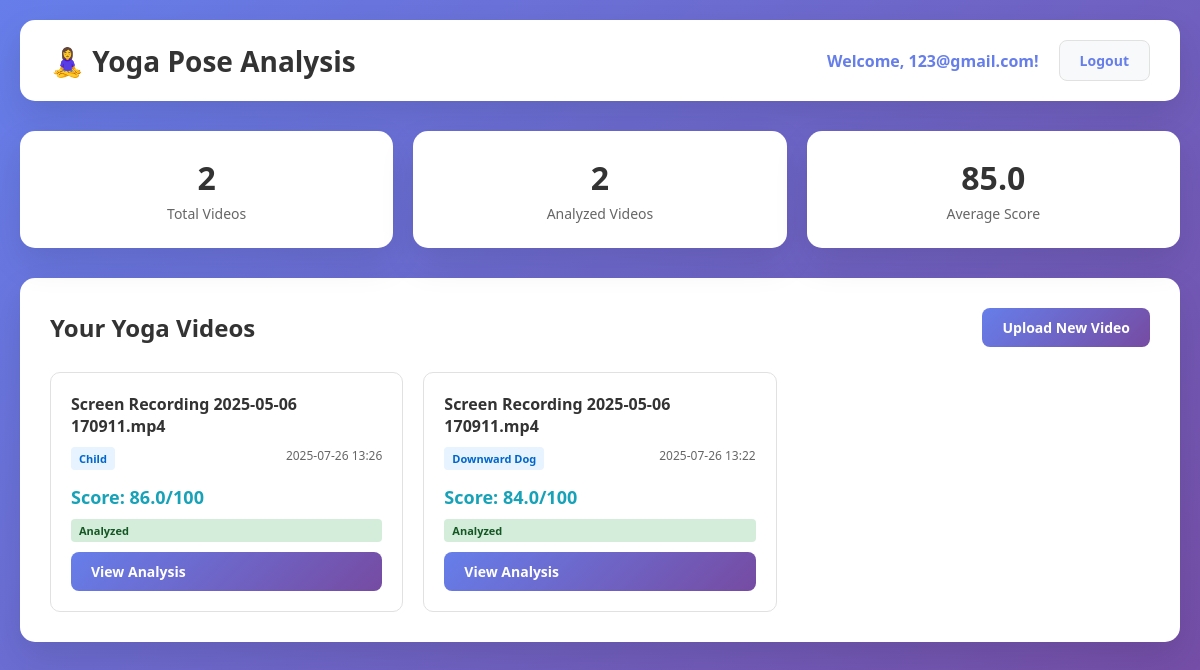
The app's page /dashboard (signed in) with its own data.
### tables this page shows
CREATE TABLE videos (
                            id INTEGER PRIMARY KEY AUTOINCREMENT,
                            user_id INTEGER NOT NULL,
                            filename TEXT NOT NULL,
                            original_filename TEXT NOT NULL,
                            pose_type TEXT NOT NULL,
                            upload_time TIMESTAMP DEFAULT CURRENT_TIMESTAMP,
                            analysis_score REAL,
                            analysis_data TEXT,
                            status TEXT DEFAULT 'uploaded',
                            FOREIGN KEY (user_id) REFERENCES users (id));

### app.py (the view)
@app.route('/dashboard')
def dashboard():
    if 'username' not in session:
        return redirect(url_for('login'))
    with sqlite3.connect('database.db') as conn:
        cursor = conn.cursor()
        cursor.execute("SELECT * FROM videos WHERE user_id=? ORDER BY upload_time DESC", (session['user_id'],))
        videos = cursor.fetchall()
    return render_template('dashboard.html', videos=videos, username=session['username'])

### templates/dashboard.html (shortened to what this page needs)
<!DOCTYPE html>
<html>
<head>
</head>
<body>
    <div class="dashboard-container">
        <div class="header">
            <h1>🧘‍♀️ Yoga Pose Analysis</h1>
            <div class="user-info">
                <span class="username">Welcome, {{ username }}!</span>
                <a href="{{ url_for('logout') }}" class="btn btn-secondary">Logout</a>
            </div>
        </div>
        <div class="stats-grid">
            <div class="stat-card">
                <h3>{{ videos|length }}</h3>
                <p>Total Videos</p>
            </div>
            <div class="stat-card">
                <h3>{{ videos|selectattr('6')|list|length }}</h3>
                <p>Analyzed Videos</p>
            </div>
            <div class="stat-card">
                {% set analyzed_videos = videos|selectattr('6')|list %}
                {% if analyzed_videos %}
                    <h3>{{ "%.1f"|format(analyzed_videos|map(attribute=6)|sum / analyzed_videos|length) }}</h3>
                {% else %}
                    <h3>--</h3>
                {% endif %}
                <p>Average Score</p>
            </div>
        </div>
        <div class="videos-section">
            <div class="videos-header">
                <h2>Your Yoga Videos</h2>
                <a href="{{ url_for('upload') }}" class="btn btn-primary">Upload New Video</a>
            </div>
            {% if videos %}
                <div class="video-grid">
                    {% for video in videos %}
                        <div class="video-card">
                            <h4>{{ video[3] }}</h4>
                            <div class="video-meta">
                                <span class="pose-type">{{ video[4]|replace('_', ' ')|title }}</span>
                                <span>{{ video[5][:16] }}</span>
                            </div>
                            {% if video[6] %}
                                <div class="score {% if video[6] >= 90 %}excellent{% elif video[6] >= 75 %}good{% elif video[6] >= 60 %}fair{% else %}poor{% endif %}">
                                    Score: {{ video[6] }}/100
                                </div>
                            {% endif %}
                            <div class="status {{ video[8] }}">
                                {{ video[8]|title }}
                            </div>
                            {% if video[8] == 'analyzed' %}
                                <a href="{{ url_for('view_analysis', video_id=video[0]) }}" class="btn btn-primary" style="width: 100%; margin-top: 10px;">
                                    View Analysis
                                </a>
                            {% endif %}
                        </div>
                    {% endfor %}
                </div>
            {% endif %}
        </div>
    </div>
</body>
</html>

### templates/dashboard.html (style rules this page uses)
* { margin: 0; padding: 0; box-sizing: border-box; }
body { font-family: 'Segoe UI', Tahoma, Geneva, Verdana, sans-serif; background: linear-gradient(135deg, #667eea 0%, #764ba2 100%); min-height: 100vh; padding: 20px; }
.dashboard-container { max-width: 1200px; margin: 0 auto; }
.header { background: white; padding: 20px 30px; border-radius: 15px; box-shadow: 0 15px 35px rgba(0, 0, 0, 0.1); margin-bottom: 30px; display: flex; justify-content: space-between; align-items: center; }
.header h1 { color: #333; font-size: 28px; font-weight: 600; }
.header .user-info { display: flex; align-items: center; gap: 20px; }
.header .username { color: #667eea; font-weight: 600; }
.btn { padding: 10px 20px; border: none; border-radius: 8px; font-size: 14px; font-weight: 600; cursor: pointer; text-decoration: none; display: inline-block; transition: all 0.3s ease; }
.btn-primary { background: linear-gradient(135deg, #667eea 0%, #764ba2 100%); color: white; }
.btn-secondary { background: #f8f9fa; color: #667eea; border: 1px solid #e1e1e1; }
.stats-grid { display: grid; grid-template-columns: repeat(auto-fit, minmax(200px, 1fr)); gap: 20px; margin-bottom: 30px; }
.stat-card { background: white; padding: 25px; border-radius: 15px; box-shadow: 0 15px 35px rgba(0, 0, 0, 0.1); text-align: center; }
.stat-card h3 { color: #333; font-size: 32px; font-weight: 700; margin-bottom: 5px; }
.stat-card p { color: #666; font-size: 14px; }
.videos-section { background: white; padding: 30px; border-radius: 15px; box-shadow: 0 15px 35px rgba(0, 0, 0, 0.1); }
.videos-header { display: flex; justify-content: space-between; align-items: center; margin-bottom: 25px; }
.videos-header h2 { color: #333; font-size: 24px; font-weight: 600; }
.video-grid { display: grid; grid-template-columns: repeat(auto-fill, minmax(300px, 1fr)); gap: 20px; }
.video-card { border: 1px solid #e1e1e1; border-radius: 10px; padding: 20px; transition: all 0.3s ease; }
.video-card h4 { color: #333; font-size: 16px; font-weight: 600; margin-bottom: 10px; }
.video-meta { display: flex; justify-content: space-between; margin-bottom: 15px; font-size: 12px; color: #666; }
.pose-type { background: #e7f3ff; color: #0066cc; padding: 4px 8px; border-radius: 4px; font-size: 11px; font-weight: 600; }
.score { font-size: 18px; font-weight: 700; margin-bottom: 10px; }
.score.good { color: #17a2b8; }
.status { padding: 4px 8px; border-radius: 4px; font-size: 11px; font-weight: 600; }
.status.analyzed { background: #d4edda; color: #155724; }

### records on screen
videos: original_filename "Screen Recording 2025-05-06 170911.mp4", pose_type "Child", upload_time "2025-07-26 13:26", analysis_score "86.0", status "Analyzed"
videos: original_filename "Screen Recording 2025-05-06 170911.mp4", pose_type "Downward Dog", upload_time "2025-07-26 13:22", analysis_score "84.0", status "Analyzed"

### other values on screen
{{ username }} "123@gmail.com"
{{ videos|length }} "2"
{{ videos|selectattr('6')|list|length }} "2"
